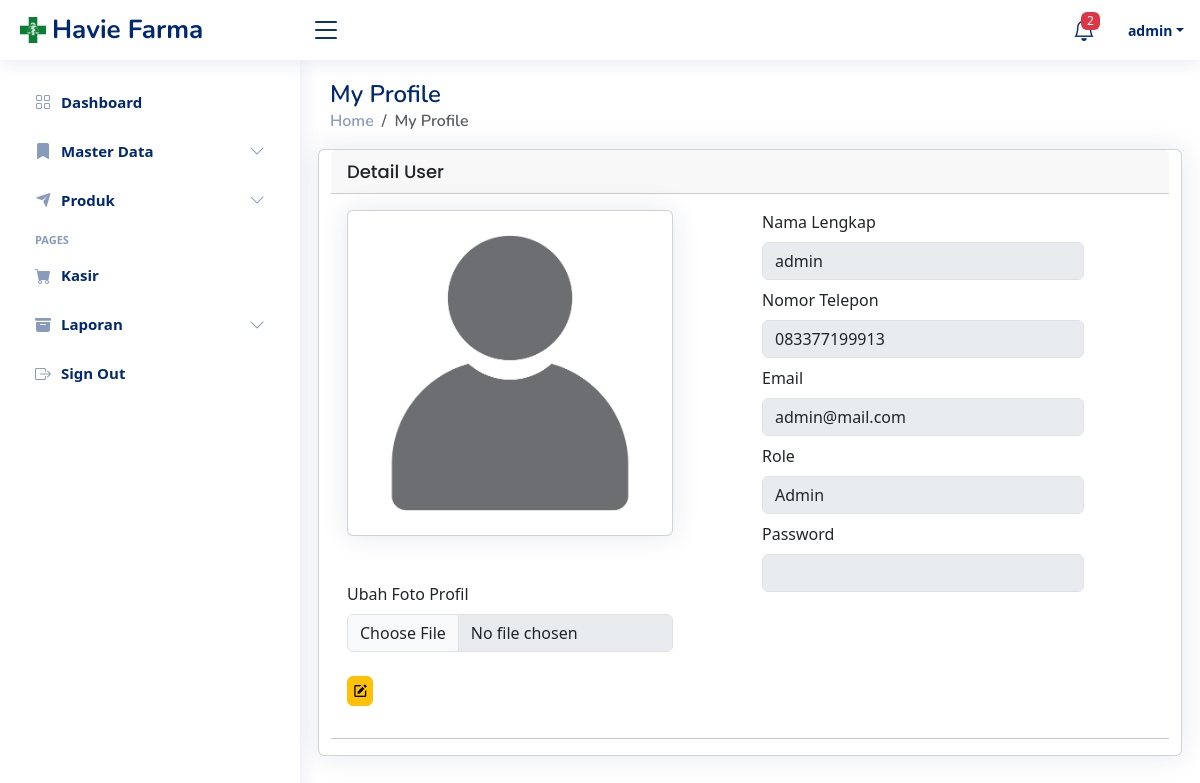
The page /home/myProfile/1 (signed in) on the database its author committed.
### tables this page shows
CREATE TABLE `tbl_m_user` (
  `id_user_tmu` int(11) NOT NULL,
  `name_tmu` varchar(50) NOT NULL,
  `phone_number_tmu` varchar(20) NOT NULL,
  `email_tmu` varchar(100) NOT NULL,
  `password_tmu` varchar(500) NOT NULL,
  `role_tmu` enum('ADMIN','OWNER') NOT NULL,
  `img_tmu` varchar(200) NOT NULL DEFAULT 'default.png',
  `status_tmu` enum('ACTIVE','NONACTIVE') NOT NULL DEFAULT 'ACTIVE',
  `created_by_tmu` varchar(100) NOT NULL,
  `created_date_tmu` timestamp NOT NULL DEFAULT current_timestamp(),
  `update_by_tmu` varchar(50) DEFAULT NULL,
  `update_date_tmu` timestamp NULL DEFAULT NULL
);

### app/core/Controller.php (called while the page is built, shortened)
<?php
class Controller {
    public function view($view, $data = []) {
        require_once './../app/views/'.$view.'.php';
    }
    public function model($model)
    {
        return new $model;
    }
}

### app/controllers/Home.php (called while the page is built, shortened)
<?php
class Home extends Controller
{
    public function myProfile($id)
    {
        $data['title'] = "Havie Farma | My Profile";
        $data['user'] = $this->model('User_model')->getUserById($id);
        $data['emptyStock'] = $this->model('Product')->getEmptyStock();
        $this->view('home/myprofile', $data);
    }
}

### app/core/App.php (called while the page is built, shortened)
<?php
class App {
    protected $method = 'index';
    protected $params = [];
    public function __construct() {
        $url = $this->parseURL();
        if (file_exists('./../app/controllers/'.ucfirst($url[0]).'.php')) {
            unset($url[0]);
        }
        $this->controller = new $this->controller();
        if (isset($url[1])) {
            if(method_exists($this->controller, $url[1])) {
                $this->method = $url[1];
                unset($url[1]);
            }
        }
        if (!empty($url)) {
            $this->params = array_values($url);
        }
        call_user_func_array([$this->controller, $this->method], $this->params);
    }
    public function parseURL() {
        if (isset($_GET['url'])) {
            $url = $_GET['url'];
            $url = rtrim($url,'/');
            $url = filter_var($url, FILTER_SANITIZE_URL);
            $url = explode('/', $url);
            return $url;
        }
    }
}

### public/index.php (called while the page is built, shortened)
<?php
$app = new App();

### app/core/Database.php (called while the page is built, shortened)
<?php
class Database
{
    private $host = DB_HOST;
    private $user = DB_USER;
    private $password = DB_PASS;
    private $db_name = DB_NAME;
    private $db_connect;
    private $stmt;
    public function __construct()
    {
        $dsn = 'mysql:host='. $this->host . ';dbname=' . $this->db_name;
        $option = [
            PDO::ATTR_PERSISTENT => true,
            PDO::ATTR_ERRMODE => PDO::ERRMODE_EXCEPTION
        ];
        try {
            $this->db_connect = new PDO($dsn, $this->user, $this->password, $option);
        } catch (PDOException $e) {
            die('' . $e->getMessage());
        }
    }
    public function query($query)
    {
        $this->stmt = $this->db_connect->prepare($query);
    }
    public function bind($param, $value, $type = null)
    {
        if (is_null($type)) {
            switch (true) {
                default:
                    $type = PDO::PARAM_STR;
                    break;
            }
        }
        $this->stmt->bindValue($param, $value, $type);
    }
    public function execute()
    {
        $this->stmt->execute();
    }
    public function single()
    {
        $this->execute();
        return $this->stmt->fetch(PDO::FETCH_ASSOC);
    }
}

### app/models/User_model.php (called while the page is built, shortened)
<?php
class User_model
{
    private $db;
    public function __construct()
    {
        $this->db = new Database();
    }
    public function getUserById($id)
    {
        $query = "SELECT * FROM tbl_m_user WHERE id_user_tmu = :id";
        $this->db->query($query);
        $this->db->bind('id', $id);
        return $this->db->single();
    }
}

### app/views/home/myprofile.php (the view, shortened to what this page needs)
<main id="main" class="main">
    <div class="pagetitle">
        <h1>My Profile</h1>
        <nav>
            <ol class="breadcrumb">
                <li class="breadcrumb-item"><a href="<?= BASEURL ?>home/index">Home</a></li>
                <li class="breadcrumb-item active">My Profile</li>
            </ol>
        </nav>
    </div>
    <section class="section masterdata">
        <div class="row">
            <div class="card">
                <div class="card-header">
                    <span class="card-title">Detail User</span>
                </div>
                <form action="<?= BASEURL ?>user/update_profile" method="post" enctype="multipart/form-data">
                    <div class="card-body">
                        <div class="row">
                            <div class="col-lg-6">
                                <div class="card col-lg-10">
                                    <div class="card-body d-flex justify-content-center align-items-center px-4 py-4">
                                        <img class="img-fluid" width="412px "
                                            src="<?= BASEURL ?>img/profile/<?= $data['user']['img_tmu'] ?>" alt="">
                                    </div>
                                </div>
                                <div class="col-lg-10 mt-3">
                                    <label class="form-label mt-3">Ubah Foto Profil</label>
                                    <input class="form-control" type="file" id="imageInput" name="img" accept="image/*"
                                        onchange="validateImage()" disabled>
                                </div>
                            </div>
                            <div class="col-lg-6">
                                <div class="row">
                                    <label class="form-label">Nama Lengkap</label>
                                    <div class="col-lg-10">
                                        <input type="text" id="name" name='name' class="form-control"
                                            value="<?= $data['user']['name_tmu'] ?>" disabled>
                                    </div>
                                </div>
                                <label class="form-label mt-2">Nomor Telepon</label>
                                <div class="row">
                                    <div class="col-lg-10">
                                        <input type="text" id="phone" name="phone_number" class="form-control"
                                            value="<?= $data['user']['phone_number_tmu'] ?>" disabled>
                                    </div>
                                </div>
                                <label class="form-label mt-2">Email</label>
                                <div class="row">
                                    <div class="col-lg-10">
                                        <input type="text" id="email" name="email" class="form-control"
                                            value="<?= $data['user']['email_tmu'] ?>" disabled>
                                    </div>
                                </div>
                                <label class="form-label mt-2">Role</label>
                                <div class="row">
                                    <div class="col-lg-10">
                                        <select class="form-control" id = "role" disabled>
                                            <option value="ADMIN">Admin</option>
                                        </select>
                                    </div>
                                </div>
                                <label class="form-label mt-2" for="" id = "passLabel">Password</label>
                                <div class="row">
                                    <div class="col-lg-10">
                                        <input type="password" name="old_password" id="password" class="form-control" disabled>
                                    </div>
                                    <div class="col-lg-2 ">
                                    </div>
                                </div>
                            </div>
                        </div>
                        <div class="row">
                            <div class="col-lg-1">
                                <button type="button" class="btn btn-warning col-lg-7  d-flex justify-content-center" onclick="removeAttr()"><i
                                        class="bx bxs-edit"></i></button>
                            </div>
                        </div>
                    </div>
                    <hr>
                </form>
            </div>
        </div>
    </section>

### public/css/style.css (style rules this page uses)
:root { scroll-behavior: smooth; }
body { font-family: "Open Sans", sans-serif; background: #f6f9ff; color: #444444; }
a { color: #4154f1; text-decoration: none; }
h1, h2, h3, h4, h5, h6 { font-family: "Nunito", sans-serif; }
#main { margin-top: 60px; padding: 20px 30px; transition: all 0.3s; }
.pagetitle { margin-bottom: 10px; }
.pagetitle h1 { font-size: 24px; margin-bottom: 0; font-weight: 600; color: #012970; }
.card { margin-bottom: 30px; border: none; border-radius: 5px; box-shadow: 0px 0 30px rgba(1, 41, 112, 0.1); }
.card-header, .card-footer { border-color: #ebeef4; background-color: #fff; color: #798eb3; padding: 15px; }
.card-title { padding: 20px 0 15px 0; font-size: 18px; font-weight: 500; color: #012970; font-family: "Poppins", sans-serif; }
.card-body { padding: 0 20px 20px 20px; }
.breadcrumb { font-size: 14px; font-family: "Nunito", sans-serif; color: #899bbd; font-weight: 600; }
.breadcrumb a { color: #899bbd; transition: 0.3s; }
.breadcrumb .breadcrumb-item::before { color: #899bbd; }
.breadcrumb .active { color: #51678f; font-weight: 600; }
@media (min-width: 1200px) { #main, #footer { margin-left: 300px; } }

### app/views/templates/header.php (style rules this page uses)
a { color: #4154f1; text-decoration: none; }

### rows shown on the page
tbl_m_user: img_tmu (placeholder picture), name "admin", phone_number "083377199913", email "admin@mail.com"

### other values the page prints
count($data['emptyStock']) "2"
$_SESSION['name'] "admin"
